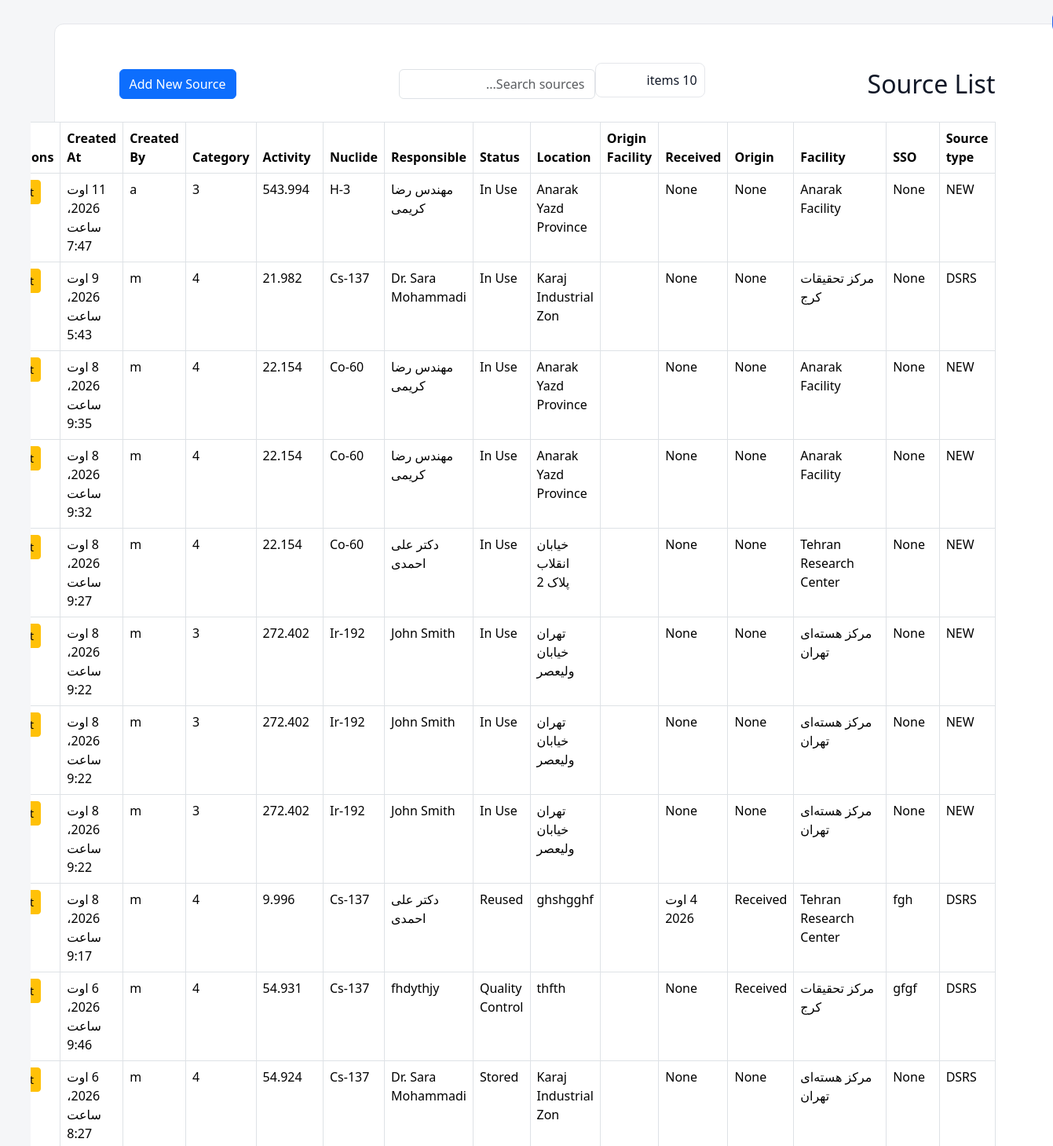
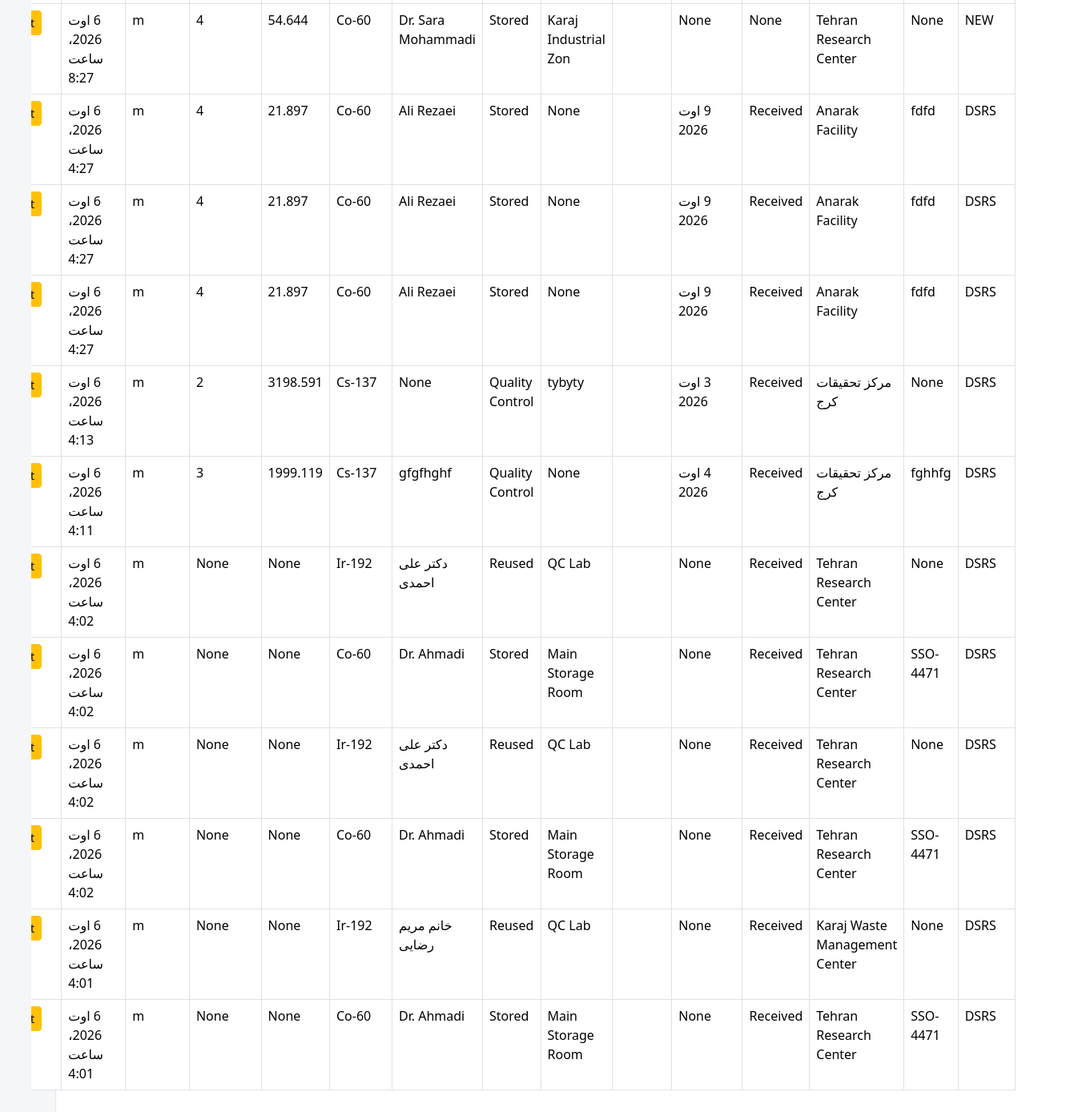
The page /sources/ (signed in) on the database its author committed (2 pictures, top to bottom).
### dashboard/models.py (models this page shows, shortened)
class DSRS(models.Model):
    class Meta:
        verbose_name = _("DSRS Source")
        verbose_name_plural = _("DSRS Sources")
    contract = models.ForeignKey(
        LicenseContract,
        null=True,
        blank=True,
        on_delete=models.SET_NULL,
    )
    created_from = models.ForeignKey(
        "self",
        null=True,
        blank=True,
        on_delete=models.SET_NULL,
        related_name="children",
    )
    Source_Type = models.CharField(_("Source Type"), max_length=10, choices=SOURCE_TYPE.choices, default="DSRS")
    Sso_Code = models.CharField( _("SSO Code"),max_length=12,null=True, blank=True)
    Facility = models.ForeignKey(
                FacilityModel,
                null=True,
                blank=True,
                on_delete=models.SET_NULL,
                related_name="Source_Facility"
            )
    Origin_Type = models.CharField( _("Origin Type"), max_length=20, choices=OriginType.choices,null=True, blank=True)
    Date_received = models.DateField(_("Date Received"),blank=True, null=True)
    is_divisible = models.BooleanField( _("is divisible"),default=False,)
    source_count = models.PositiveIntegerField(_("source count"),default=1,)
    available_count = models.PositiveIntegerField( _("available count"),default=1,)
    Location = models.CharField( _("Location"), max_length=150,blank=True, null=True)
    Status = models.CharField(_("SOURCE STATUS"), max_length=15, choices=SOURCE_STATUS.choices,blank=True, null=True)
    Status_Date = models.DateField(_("Status Date"), blank=True, null=True)
    Responsible_Person = models.CharField(_("Responsible Person"), max_length=50,null=True, blank=True)
    Nuclide = models.ForeignKey( Nuclides, verbose_name=_("Nuclide"), on_delete=models.SET_NULL, null=True, blank=True)
    activity_input = models.FloatField( _("activityinput"), null=True, blank=True)
    activity_unit = models.CharField(_("activity unit"),
        max_length=10,
        choices=ActivityUnit.choices,
        default='Bq',blank=True, null=True
    )
    Activity_reference_date = models.DateField(_("Activity reference date"), null=True, blank=True)
    serial_number = models.CharField(_("serial number"), max_length=25,null=True, blank=True)
    Dose_rate_surface_uSv = models.FloatField(_("Dose rate on surface uSv"), null=True, blank=True)
    Dose_rate_1m_uSv = models.FloatField(_("Dose rate at 1 m distance uSv"), null=True, blank=True)
    Dose_rate_measurement_date = models.DateField(_("Dose rate measurement date"), null=True, blank=True)
    source_state = models.CharField(_("source state"), max_length=15, choices=SourceState.choices, null=True, blank=True)
    contamination_bq_cm2 = models.FloatField(_("contamination bq/cm2"), null=True, blank=True)
    Source_Physical_Form = models.CharField(_("Source Physical Form"), max_length=10, choices=SourceForm.choices, null=True, blank=True)
    Source_Manufacturer = models.CharField(_("Source Manufacturer"), max_length=50, blank=True, null=True)
    Source_Model = models.CharField(_("Source Model"), max_length=20,null=True, blank=True)
    Source_Practice = models.CharField(_("Source Practice"), max_length=20, blank=True, null=True)
    Device_Manufacturer = models.CharField(_("Device Manufacturer"), max_length=50, blank=True, null=True)
    Device_Model = models.CharField(_("Device Model"), max_length=50, blank=True, null=True)
    Device_Serial_Number = models.CharField(_("Device Serial Number"), max_length=50, blank=True, null=True)
    Container_Type = models.CharField(_("Container Type"), max_length=25, blank=True, null=True)
    Dimension = models.CharField(_("Dimension"), max_length=20, blank=True, null=True)
    Comment = models.CharField(_("Comment"), max_length=255, blank=True, null=True)
    created_by = models.ForeignKey(User, on_delete=models.CASCADE, editable=False)
    created_at = models.DateTimeField(auto_now_add=True)
    history = HistoricalRecords()
    initial_activity_bq = models.FloatField(null=True, blank=True)
    def current_activity_bq(self):
        if not self.initial_activity_bq or not self.Nuclide or not self.Activity_reference_date:
            return None
        now = timezone.now().date()
        t = (now - self.Activity_reference_date).days * 86400
        hl = self.Nuclide.half_life  # MUST be in seconds
        if not hl:
            return None
        return self.initial_activity_bq * math.exp(-LN2 * t / hl)
    def current_activity_mci(self):
        val = self.current_activity_bq()
        return val / 3.7e7 if val else None
    @property
    def current_activity_mci_value(self):
        val = self.current_activity_mci()
        return round(val, 3) if val else None
    def a_over_d(self):
        if not self.Nuclide:
            return None
        current_bq = self.current_activity_bq()
        d = self.Nuclide.d_value_bq
        if not current_bq or not d:
            return None
        return current_bq / d
    def source_category(self):
        ratio = self.a_over_d()
        if ratio is None:
            return None
        if ratio >= 1000:
            return 1
        elif ratio >= 10:
            return 2
        elif ratio >= 1:
            return 3
        elif ratio >= 0.01:
            return 4
        else:
            return 5
    @property
    def category_value(self):
        return self.source_category()

### facilities/models.py (models this page shows)
class FacilityModel(models.Model):
    name = models.CharField(
        _("Facility Name"),
        max_length=255, blank=True,null=True
    )
    responsible_person = models.CharField(
        _("Responsible Person"),
        max_length=150, blank=True,null=True
    )
    telephone = models.CharField(
        _("Telephone"),
        max_length=50, blank=True,null=True
    )
    email = models.EmailField(
        _("Email"),
        blank=True,null=True
    )
    address1 = models.CharField(
        _("Address Line 1"),
        max_length=255, blank=True,null=True
    )
    address2 = models.CharField(
        _("Address Line 2"),
        max_length=255,
         blank=True,null=True
    )
    postal_code = models.CharField(
        _("Postal Code"),
        max_length=20,
         blank=True,null=True
    )
    national_id = models.CharField(
        _("National ID"),
        max_length=50,
         blank=True,null=True
    )
    economic_code = models.CharField(
        _("Economic Code"),
        max_length=50,
         blank=True,null=True
    )
    created_at = models.DateTimeField(
        _("Created At"),
        auto_now_add=True
    )
    updated_at = models.DateTimeField(
        _("Updated At"),
        auto_now=True
    )
    class Meta:
        ordering = ["name"]
        verbose_name = _("Facility")
        verbose_name_plural = _("Facilities")
        constraints = [
            models.UniqueConstraint(
                fields=["national_id"],
                name="unique_facility_national_id",
                condition=models.Q(national_id__isnull=False),
            ),
            models.UniqueConstraint(
                fields=["postal_code"],
                name="unique_facility_postal_code",
                condition=models.Q(postal_code__isnull=False),
            ),
            models.UniqueConstraint(
                fields=["economic_code"],
                name="unique_facility_economic_code",
                condition=models.Q(economic_code__isnull=False),
            ),
        ]
    def __str__(self):
        return str(self.name) if self.name else _("Unnamed Facility")

### reference/models.py (models this page shows)
class Nuclides(models.Model):
    name = models.CharField(max_length=8)
    half_life = models.FloatField()
    d_value_bq = models.FloatField()
    atomic_number = models.IntegerField(null=True, blank=True)
    mass_number = models.IntegerField(null=True, blank=True)
    decay_mode = models.CharField(max_length=50, null=True, blank=True)
    decay_constant = models.FloatField(null=True, blank=True)  # 1/sec
    specific_activity_bq_per_g = models.FloatField(null=True, blank=True)
    alpha_energy_mev = models.FloatField(null=True, blank=True)
    beta_max_energy_mev = models.FloatField(null=True, blank=True)
    gamma_energy_mev = models.FloatField(null=True, blank=True)
    gamma_yield = models.FloatField(null=True, blank=True)  # photons/decay
    neutron_emitter = models.BooleanField(default=False)
    neutron_yield_n_per_s = models.FloatField(null=True, blank=True)
    dose_rate_constant_usv_m2_per_h_gbq = models.FloatField(null=True, blank=True)
    half_value_layer_lead_mm = models.FloatField(null=True, blank=True)
    half_value_layer_concrete_mm = models.FloatField(null=True, blank=True)
    iaea_category = models.IntegerField(null=True, blank=True)
    parent_nuclide = models.CharField(max_length=20, null=True, blank=True)
    daughter_nuclide = models.CharField(max_length=20, null=True, blank=True)
    is_sealed_source_common = models.BooleanField(default=False)
    def __str__(self):
        return self.name

### dashboard/views.py (the view)
# urls.py: path('sources/', source_list, name='source_list'),
def source_list(request):
    sources = DSRS.objects.select_related("Nuclide").all().order_by('-created_at')
    return render(request, "dsrs/source_list.html", {
        "sources": sources
    })

### templates/dsrs/source_list.html (shortened to what this page needs)
{% extends 'base.html' %}
{% load static %}
{% block content %}
<div class="content">
<div class="container mt-4">
    <div class="d-flex justify-content-between align-items-center mb-3">
        <h2 class="mb-0">Source List</h2>
        <div class="d-flex align-items-center">
            <select id="pageSize" class="form-control mr-2" style="width:140px;">
                <option value="10" {% if page_size == "10" %}selected{% endif %}>10 items</option>
            </select>
            <input
                type="text"
                id="searchInput"
                class="form-control"
                placeholder="Search sources..."
                style="width:250px;"
            >
        </div>
                <a href="{% url 'add_source' %}" class="btn btn-primary mr-2">
            Add New Source
        </a>
    </div>
    <table class="table table-bordered">
        <thead>
            <tr>
                <th data-column="Source_Type">Source type</th>
                <th data-column="Sso_Code">SSO</th>
                <th data-column="Facility">Facility</th>
                <th data-column="Origin_Type">Origin</th>
                <th data-column="Date_received">Received</th>
                <th data-column="Origin_Facility">Origin Facility</th>
                <th data-column="Location">Location</th>
                <th data-column="Status">Status</th>
                <th data-column="Responsible_Person">Responsible</th>
                <th data-column="Nuclide">Nuclide</th>
                <th data-column="Activity">Activity</th>
                <th data-column="Category">Category</th>
                <th data-column="created_by">Created By</th>
                <th data-column="created_at">Created At</th>
                <th>Actions</th>
            </tr>
        </thead>
        <tbody id="tableBody">
        {% for s in sources %}
            <tr>
                <td data-column="Source_Type">{{ s.Source_Type }}</td>
                <td data-column="Sso_Code">{{ s.Sso_Code }}</td>
                <td data-column="Facility">{{ s.Facility }}</td>
                <td data-column="Origin_Type">{{ s.Origin_Type }}</td>
                <td data-column="Date_received">{{ s.Date_received }}</td>
                <td data-column="Origin_Facility">{{ s.Origin_Facility }}</td>
                <td data-column="Location">{{ s.Location }}</td>
                <td data-column="Status">{{ s.Status }}</td>
                <td data-column="Responsible_Person">{{ s.Responsible_Person }}</td>
                <td data-column="Nuclide">{{ s.Nuclide }}</td>
                <td data-column="Activity">{{ s.current_activity_mci_value }}</td>
                <td data-column="Category">{{ s.category_value }}</td>
                <td data-column="created_by">{{ s.created_by }}</td>
                <td data-column="created_at">{{ s.created_at }}</td>
                <td>
                    <a href="{% url 'edit_source' s.id %}" class="btn btn-warning btn-sm">
                    </a>
                </td>
            </tr>
        {% endfor %}
        </tbody>
    </table>
</div>
</div>
{% endblock %}

### static/css/base.css (style rules this page uses)
* { margin:0; padding:0; box-sizing:border-box; }
html.rtl { font-family:Vazirmatn,sans-serif; }
:root { --bg: #f5f6f8; --card: #ffffff; --text: #111827; --muted: #6b7280; --border: #e5e7eb; --primary: #2563eb; --sidebar: #1f2937; --sidebar-text: #374151; }
body { background: var(--bg); color: var(--text); }
.content { background: var(--card); padding: 20px; border-radius: 12px; border: 1px solid var(--border); }
th, td { padding: 12px; border-bottom: 1px solid var(--border); text-align: left; }
th { background: rgba(0,0,0,0.03); }
input:not(.form-control), select:not(.form-select), textarea:not(.form-control) { width: 100%; padding: 9px; margin-top: 5px; margin-bottom: 15px; border: 1px solid var(--border); border-radius: 8px; background: var(--card); color: var(--text); }
table { width: max-content; min-width: 100%; border-collapse: collapse; }
table thead th { position: sticky; top: 0; background: var(--card); z-index: 10; }

### rows shown on the page
DSRS: Source_Type "NEW", Sso_Code "None", Facility "Anarak Facility", Origin_Type "None", Date_received "None", Location "Anarak Yazd Province", Status "In Use", Responsible_Person "مهندس رضا کریمی", Nuclide "H-3", current_activity_mci_value "543.994", created_by "a", created_at "11 اوت 2026، ساعت 7:47"
DSRS: Source_Type "DSRS", Sso_Code "None", Facility "مرکز تحقیقات کرج", Origin_Type "None", Date_received "None", Location "Karaj Industrial Zon", Status "In Use", Responsible_Person "Dr. Sara Mohammadi", Nuclide "Cs-137", current_activity_mci_value "21.982", created_at "9 اوت 2026، ساعت 5:43"
DSRS: Source_Type "NEW", Sso_Code "None", Facility "Anarak Facility", Origin_Type "None", Date_received "None", Location "Anarak Yazd Province", Status "In Use", Responsible_Person "مهندس رضا کریمی", Nuclide "Co-60", current_activity_mci_value "22.154", created_at "8 اوت 2026، ساعت 9:35"
DSRS: Source_Type "NEW", Sso_Code "None", Facility "Anarak Facility", Origin_Type "None", Date_received "None", Location "Anarak Yazd Province", Status "In Use", Responsible_Person "مهندس رضا کریمی", Nuclide "Co-60", current_activity_mci_value "22.154", created_at "8 اوت 2026، ساعت 9:32"
DSRS: Source_Type "NEW", Sso_Code "None", Facility "Tehran Research Center", Origin_Type "None", Date_received "None", Location "خیابان انقلاب پلاک 2", Status "In Use", Responsible_Person "دکتر علی احمدی", Nuclide "Co-60", current_activity_mci_value "22.154", created_at "8 اوت 2026، ساعت 9:27"
DSRS: Source_Type "NEW", Sso_Code "None", Facility "مرکز هسته‌ای تهران", Origin_Type "None", Date_received "None", Location "تهران خیابان ولیعصر", Status "In Use", Responsible_Person "John Smith", Nuclide "Ir-192", current_activity_mci_value "272.402", created_at "8 اوت 2026، ساعت 9:22"
DSRS: Source_Type "NEW", Sso_Code "None", Facility "مرکز هسته‌ای تهران", Origin_Type "None", Date_received "None", Location "تهران خیابان ولیعصر", Status "In Use", Responsible_Person "John Smith", Nuclide "Ir-192", current_activity_mci_value "272.402", created_at "8 اوت 2026، ساعت 9:22"
DSRS: Source_Type "NEW", Sso_Code "None", Facility "مرکز هسته‌ای تهران", Origin_Type "None", Date_received "None", Location "تهران خیابان ولیعصر", Status "In Use", Responsible_Person "John Smith", Nuclide "Ir-192", current_activity_mci_value "272.402", created_at "8 اوت 2026، ساعت 9:22"
DSRS: Facility "Tehran Research Center", Origin_Type "Received", Date_received "4 اوت 2026", Location "ghshgghf", Status "Reused", Responsible_Person "دکتر علی احمدی", Nuclide "Cs-137", current_activity_mci_value "9.996", created_at "8 اوت 2026، ساعت 9:17"
DSRS: Source_Type "DSRS", Sso_Code "gfgf", Facility "مرکز تحقیقات کرج", Origin_Type "Received", Date_received "None", Location "thfth", Status "Quality Control", Responsible_Person "fhdythjy", Nuclide "Cs-137", current_activity_mci_value "54.931", created_at "6 اوت 2026، ساعت 9:46"
DSRS: Source_Type "DSRS", Sso_Code "None", Facility "مرکز هسته‌ای تهران", Origin_Type "None", Date_received "None", Location "Karaj Industrial Zon", Status "Stored", Responsible_Person "Dr. Sara Mohammadi", Nuclide "Cs-137", current_activity_mci_value "54.924", created_at "6 اوت 2026، ساعت 8:27"
DSRS: Source_Type "NEW", Sso_Code "None", Facility "Tehran Research Center", Origin_Type "None", Date_received "None", Location "Karaj Industrial Zon", Status "Stored", Responsible_Person "Dr. Sara Mohammadi", Nuclide "Co-60", current_activity_mci_value "54.644", created_at "6 اوت 2026، ساعت 8:27"
DSRS: Source_Type "DSRS", Facility "Anarak Facility", Origin_Type "Received", Date_received "9 اوت 2026", Location "None", Status "Stored", Responsible_Person "Ali Rezaei", Nuclide "Co-60", current_activity_mci_value "21.897", created_at "6 اوت 2026، ساعت 4:27"
DSRS: Source_Type "DSRS", Facility "Anarak Facility", Origin_Type "Received", Date_received "9 اوت 2026", Location "None", Status "Stored", Responsible_Person "Ali Rezaei", Nuclide "Co-60", current_activity_mci_value "21.897", created_at "6 اوت 2026، ساعت 4:27"
DSRS: Source_Type "DSRS", Facility "Anarak Facility", Origin_Type "Received", Date_received "9 اوت 2026", Location "None", Status "Stored", Responsible_Person "Ali Rezaei", Nuclide "Co-60", current_activity_mci_value "21.897", created_at "6 اوت 2026، ساعت 4:27"
DSRS: Source_Type "DSRS", Sso_Code "None", Facility "مرکز تحقیقات کرج", Origin_Type "Received", Date_received "3 اوت 2026", Location "tybyty", Status "Quality Control", Responsible_Person "None", Nuclide "Cs-137", current_activity_mci_value "3198.591", created_at "6 اوت 2026، ساعت 4:13"
DSRS: Source_Type "DSRS", Sso_Code "fghhfg", Facility "مرکز تحقیقات کرج", Origin_Type "Received", Date_received "4 اوت 2026", Location "None", Status "Quality Control", Responsible_Person "gfgfhghf", Nuclide "Cs-137", current_activity_mci_value "1999.119", created_at "6 اوت 2026، ساعت 4:11"
DSRS: Source_Type "DSRS", Sso_Code "None", Facility "Tehran Research Center", Origin_Type "Received", Date_received "None", Location "QC Lab", Status "Reused", Responsible_Person "دکتر علی احمدی", Nuclide "Ir-192", current_activity_mci_value "None", category_value "None", created_at "6 اوت 2026، ساعت 4:02"
DSRS: Source_Type "DSRS", Facility "Tehran Research Center", Origin_Type "Received", Date_received "None", Location "Main Storage Room", Status "Stored", Responsible_Person "Dr. Ahmadi", Nuclide "Co-60", current_activity_mci_value "None", category_value "None", created_at "6 اوت 2026، ساعت 4:02"
DSRS: Source_Type "DSRS", Sso_Code "None", Facility "Tehran Research Center", Origin_Type "Received", Date_received "None", Location "QC Lab", Status "Reused", Responsible_Person "دکتر علی احمدی", Nuclide "Ir-192", current_activity_mci_value "None", category_value "None", created_at "6 اوت 2026، ساعت 4:02"
DSRS: Source_Type "DSRS", Facility "Tehran Research Center", Origin_Type "Received", Date_received "None", Location "Main Storage Room", Status "Stored", Responsible_Person "Dr. Ahmadi", Nuclide "Co-60", current_activity_mci_value "None", category_value "None", created_at "6 اوت 2026، ساعت 4:02"
DSRS: Source_Type "DSRS", Sso_Code "None", Facility "Karaj Waste Management Center", Origin_Type "Received", Date_received "None", Location "QC Lab", Status "Reused", Responsible_Person "خانم مریم رضایی", Nuclide "Ir-192", current_activity_mci_value "None", category_value "None", created_at "6 اوت 2026، ساعت 4:01"
DSRS: Source_Type "DSRS", Facility "Tehran Research Center", Origin_Type "Received", Date_received "None", Location "Main Storage Room", Status "Stored", Responsible_Person "Dr. Ahmadi", Nuclide "Co-60", current_activity_mci_value "None", category_value "None", created_at "6 اوت 2026، ساعت 4:01"
